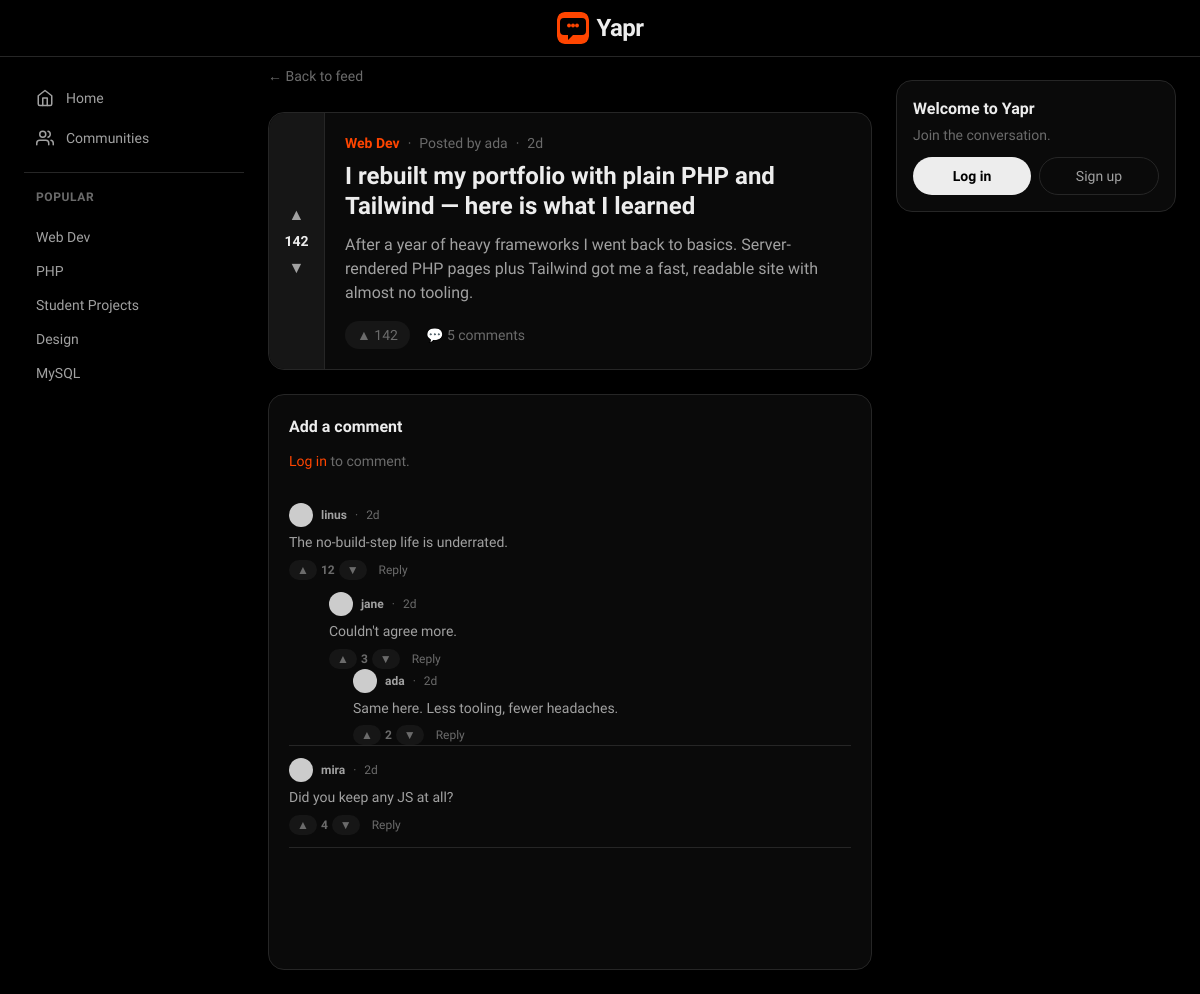
The page /post.php?id=1 on the database its author committed.
### tables this page shows
CREATE TABLE posts (
    id           INT UNSIGNED AUTO_INCREMENT PRIMARY KEY,
    title        VARCHAR(255) NOT NULL,
    body         TEXT         NOT NULL,
    user_id      INT UNSIGNED NOT NULL,
    community_id INT UNSIGNED NOT NULL,
    score        INT          NOT NULL DEFAULT 0,
    created_at   TIMESTAMP    NOT NULL DEFAULT CURRENT_TIMESTAMP,
    updated_at   TIMESTAMP    NOT NULL DEFAULT CURRENT_TIMESTAMP ON UPDATE CURRENT_TIMESTAMP,
    FOREIGN KEY (user_id)      REFERENCES users(id)       ON DELETE CASCADE,
    FOREIGN KEY (community_id) REFERENCES communities(id) ON DELETE CASCADE
);

CREATE TABLE communities (
    id              INT UNSIGNED AUTO_INCREMENT PRIMARY KEY,
    name            VARCHAR(50)  NOT NULL,
    slug            VARCHAR(60)  NOT NULL UNIQUE,
    description     TEXT         DEFAULT NULL,
    owner_id        INT UNSIGNED NOT NULL,
    background_url  VARCHAR(255) DEFAULT NULL,
    created_at      TIMESTAMP    NOT NULL DEFAULT CURRENT_TIMESTAMP,
    FOREIGN KEY (owner_id) REFERENCES users(id) ON DELETE CASCADE
);

CREATE TABLE comments (
    id         INT UNSIGNED AUTO_INCREMENT PRIMARY KEY,
    body       TEXT         NOT NULL,
    user_id    INT UNSIGNED NOT NULL,
    post_id    INT UNSIGNED NOT NULL,
    parent_id  INT UNSIGNED DEFAULT NULL,
    score      INT          NOT NULL DEFAULT 0,
    created_at TIMESTAMP    NOT NULL DEFAULT CURRENT_TIMESTAMP,
    FOREIGN KEY (user_id)   REFERENCES users(id)   ON DELETE CASCADE,
    FOREIGN KEY (post_id)   REFERENCES posts(id)   ON DELETE CASCADE,
    FOREIGN KEY (parent_id) REFERENCES comments(id) ON DELETE CASCADE
);

CREATE TABLE users (
    id         INT UNSIGNED AUTO_INCREMENT PRIMARY KEY,
    username   VARCHAR(30)  NOT NULL UNIQUE,
    email      VARCHAR(255) NOT NULL UNIQUE,
    password   VARCHAR(255) NOT NULL,
    avatar     VARCHAR(255) DEFAULT NULL,
    endless_scroll TINYINT(1) NOT NULL DEFAULT 0,
    created_at TIMESTAMP    NOT NULL DEFAULT CURRENT_TIMESTAMP,
    updated_at TIMESTAMP    NOT NULL DEFAULT CURRENT_TIMESTAMP ON UPDATE CURRENT_TIMESTAMP
);

### api/includes/helpers.php (the view, shortened to what this page needs)
<?php
function timeAgo(string $datetime): string {
    $timestamp = strtotime($datetime);
    $diff = time() - $timestamp;
    if ($diff < 604800) {
        return floor($diff / 86400) . 'd';
    }
    return date('M j', $timestamp);
}
function escapeHtml($value): string {
    return htmlspecialchars((string) $value, ENT_QUOTES, 'UTF-8');
}
function avatarHtml(array $user, int $size = 10): string {
    $username = $user['username'] ?? 'guest';
    $initial = mb_strtoupper(mb_substr($username, 0, 1));
    $px = $size * 4;
    $avatarUrl = $user['avatar_url'] ?? '';
    $result = '<img src="' . escapeHtml($avatarUrl) . '" alt="' . escapeHtml($username) . '"';
    $result .= ' width="' . $px . '" height="' . $px . '" class="rounded-full" loading="lazy">';
    return $result;
}
function commentIndentStyle(int $depth): string {
    if ($depth > 0) {
        return 'border-l-2 border-line pl-4';
    }
    return '';
}
function commentActionsHtml(array $c, int $postId, int $depth): string {
    $id = intval($c['id'] ?? 0);
    $score = escapeHtml($c['score'] ?? 0);
    $myVote = intval($c['my_vote'] ?? 0);
    $upClass   = 'vote-pill is-up inline-flex items-center gap-1 rounded-full bg-night-raised px-2 py-0.5 transition hover:text-pop' . ($myVote === 1 ? ' is-active' : '');
    $downClass = 'vote-pill is-down inline-flex items-center gap-1 rounded-full bg-night-raised px-2 py-0.5 transition hover:text-pop' . ($myVote === -1 ? ' is-active' : '');
    $replyHtml = '';
    if ($depth < 5) {
        $replyHtml = '<button type="button" class="reply-btn text-xs font-medium text-ink-faint hover:text-pop" data-comment-id="' . $id . '">Reply</button>';
    }
    $inlineFormHtml = <<<HTML
      <div class="inline-reply hidden mt-2" id="reply-form-{$id}">
        <form class="js-reply-form space-y-2" data-comment-id="{$id}">
          <input type="hidden" name="post_id" value="{$postId}">
          <input type="hidden" name="parent_id" value="{$id}">
          <textarea name="body" rows="2" placeholder="Write a reply..." class="field text-sm"></textarea>
          <div class="flex items-center gap-2">
            <button type="submit" class="btn-pop text-xs py-1 px-3">Post Reply</button>
            <button type="button" class="cancel-reply text-xs text-ink-faint hover:text-ink">Cancel</button>
          </div>
        </form>
      </div>
HTML;
    return <<<HTML
        <div class="mt-1.5 flex items-center gap-3 text-xs font-medium text-ink-faint">
        <form class="inline-flex items-center gap-1" action="vote-handler.php" method="post">
          <input type="hidden" name="target_id" value="{$id}">
          <input type="hidden" name="target_type" value="comment">
          <button type="submit" name="vote" value="1" class="{$upClass}" aria-label="Upvote">▲</button>
          <span class="font-semibold">{$score}</span>
          <button type="submit" name="vote" value="-1" class="{$downClass}" aria-label="Downvote">▼</button>
        </form>
        {$replyHtml}
      </div>
      {$inlineFormHtml}
HTML;
}
function commentItemHtml(array $c, int $postId = 0, int $depth = 0, int $index = 0): string {
    $author = $c['author']['username'] ?? 'unknown';
    $body = escapeHtml($c['body'] ?? '');
    $time = escapeHtml($c['time'] ?? '');
    $indent = commentIndentStyle($depth);
    if ($depth > 0) {
        $marginStyle = 'margin-left:' . ($depth * 24) . 'px;';
    } else {
        $marginStyle = '';
    }
    $delay = min($index, 7) * 55;
    $actions = commentActionsHtml($c, $postId, $depth);
    $avatar = avatarHtml($c['author'], 6);
    return <<<HTML
    <div class="reveal py-3{$indent}" style="{$marginStyle}--reveal-delay:{$delay}ms;">
      <div class="flex flex-wrap items-center gap-2 text-xs text-ink-faint">
        {$avatar}
        <span class="font-semibold text-ink-soft">{$author}</span>
        <span>·</span><span>{$time}</span>
      </div>
      <p class="mt-1 text-sm leading-relaxed text-ink-soft">{$body}</p>
      {$actions}
    </div>
HTML;
}
function commentTreeHtml(array $comment, array $repliesByParent, int $postId, int $depth = 0): string {
    $html = '<div class="comment-thread" data-comment-id="' . $comment['id'] . '">';
    $html .= commentItemHtml($comment, $postId, $depth);
    $children = $repliesByParent[$comment['id']] ?? [];
    foreach ($children as $reply) {
        $html .= commentTreeHtml($reply, $repliesByParent, $postId, $depth + 1);
    }
    $html .= '</div>';
    return $html;
}

### api/post.php (shortened to what this page needs)
<?php
require __DIR__ . '/includes/db.php';
require __DIR__ . '/includes/helpers.php';
$userId = intval($_SESSION['user']['id'] ?? 0);
if (isset($_GET['id'])) {
    $id = intval($_GET['id']);
} else {
    $id = 0;
}
$perPage = 10;
$postResult = mysqli_query($conn, "
    SELECT p.*, u.username AS author_username,
           c.name AS community_name, c.slug AS community_slug,
           (SELECT COUNT(*) FROM comments WHERE post_id = p.id) AS comments_count,
           (SELECT v.value FROM votes v
            WHERE v.user_id = $userId AND v.target_id = p.id AND v.target_type = 'post') AS my_vote
    FROM posts p
    JOIN users u ON p.user_id = u.id
    JOIN communities c ON p.community_id = c.id
    WHERE p.id = $id
");
$post = mysqli_fetch_assoc($postResult);
$post['author'] = ['username' => $post['author_username']];
$post['community'] = $post['community_name'];
$post['time'] = timeAgo($post['created_at']);
$myVote = intval($post['my_vote'] ?? 0);
$page = isset($_GET['page']) ? intval($_GET['page']) : 1;
$offset = ($page - 1) * $perPage;
$commentsResult = mysqli_query($conn, "
    SELECT c.*, u.username AS author_username, u.avatar AS author_avatar_url,
           (SELECT v.value FROM votes v
            WHERE v.user_id = $userId AND v.target_id = c.id AND v.target_type = 'comment') AS my_vote
    FROM comments c
    JOIN users u ON c.user_id = u.id
    WHERE c.post_id = $id
    ORDER BY c.created_at ASC
    LIMIT $offset, $perPage
");
$postComments = [];
while ($row = mysqli_fetch_assoc($commentsResult)) {
    $row['author'] = ['username' => $row['author_username'], 'avatar_url' => $row['author_avatar_url']];
    $row['time'] = timeAgo($row['created_at']);
    $postComments[] = $row;
}
$topLevel = [];
$repliesByParent = [];
$idsOnPage = [];
foreach ($postComments as $c) {
    $idsOnPage[$c['id']] = true;
}
foreach ($postComments as $c) {
    $parent = $c['parent_id'];
    if ($parent === null || !isset($idsOnPage[$parent])) {
        $topLevel[] = $c;
    } else {
        $repliesByParent[$parent][] = $c;
    }
}
require __DIR__ . '/includes/header.php';
?>
<div class="space-y-6">
  <a href="index.php" class="text-sm text-ink-faint transition hover:text-pop">← Back to feed</a>
  <article class="card flex reveal overflow-hidden">
    <form class="vote-rail" action="vote-handler.php" method="post">
      <button type="submit" name="vote" value="1" class="vote-btn is-up<?= $myVote === 1 ? ' is-active' : '' ?>" aria-label="Upvote">▲</button>
      <span class="vote-score"><?= escapeHtml($post['score']) ?></span>
      <button type="submit" name="vote" value="-1" class="vote-btn is-down<?= $myVote === -1 ? ' is-active' : '' ?>" aria-label="Downvote">▼</button>
    </form>
    <div class="min-w-0 flex-1 p-5">
      <div class="mb-2 flex flex-wrap items-center gap-2 text-sm text-ink-faint">
        <span class="font-display font-semibold text-pop"><?= escapeHtml($post['community']) ?></span>
        <span>·</span><span>Posted by <?= escapeHtml($post['author']['username']) ?></span>
        <span>·</span><span><?= escapeHtml($post['time']) ?></span>
      </div>
      <h1 class="font-display text-2xl font-bold leading-tight text-ink"><?= escapeHtml($post['title']) ?></h1>
      <p class="mt-3 whitespace-pre-line text-ink-soft"><?= escapeHtml($post['body']) ?></p>
      <div class="mt-4 flex items-center gap-4 text-sm text-ink-faint">
        <span class="flex items-center gap-1 rounded-full bg-night-raised px-3 py-1">▲ <?= escapeHtml($post['score']) ?></span>
        <span>💬 <?= escapeHtml($post['comments_count']) ?> comments</span>
      </div>
    </div>
  </article>
  <section class="card reveal p-5">
    <h2 id="add-comment" class="mb-3 font-display font-semibold text-ink">Add a comment</h2>
    <?php if (isset($_SESSION['user'])): ?>
    <?php if (isset($commentError)): ?>
      <p class="mb-3 text-sm text-red-400"><?= escapeHtml($commentError) ?></p>
    <?php endif; ?>
    <form action="post.php?id=<?= $id ?>" method="post" class="space-y-3" onsubmit="this.querySelector('button').disabled=true">
      <input type="hidden" name="parent_id" value="<?= escapeHtml($_GET['reply_to'] ?? '') ?>">
      <?php if (isset($_GET['reply_to'])): ?>
        <p class="text-xs text-ink-faint">Replying to a comment · <a href="post.php?id=<?= $id ?>" class="text-pop hover:underline">cancel</a></p>
      <?php endif; ?>
      <textarea name="body" rows="3" placeholder="What are your thoughts?"
                class="field"></textarea>
      <button type="submit" class="btn-pop">Comment</button>
    </form>
    <?php else: ?>
      <p class="text-sm text-ink-faint"><a href="login.php" class="text-pop hover:underline">Log in</a> to comment.</p>
    <?php endif; ?>
    <div class="mt-5 divide-y divide-line">
      <?php foreach ($topLevel as $c): ?>
        <?= commentTreeHtml($c, $repliesByParent, $id) ?>
      <?php endforeach; ?>
    </div>
  </section>
</div>
<?php require __DIR__ . '/includes/footer.php'; ?>

### public/css/polish.css (style rules this page uses)
.reveal { opacity: 0; transform: translateY(20px); transition: opacity 0.35s cubic-bezier(0.23, 1, 0.32, 1), transform 0.35s cubic-bezier(0.23, 1, 0.32, 1); transition-delay: var(--reveal-delay, 0ms); }
.reveal.visible { opacity: 1; transform: translateY(0); }
html { background: #000; }

### api/includes/header.php (style rules this page uses)
:root { --ease-out: cubic-bezier(0.23, 1, 0.32, 1); }
body { background: #000000; -webkit-font-smoothing: antialiased; -moz-osx-font-smoothing: grayscale; }
.card { position: relative; border-radius: 1rem; border: 1px solid #262626; background: #0a0a0a; color: #ededed; transition: transform 200ms var(--ease-out), border-color 200ms var(--ease-out), box-shadow 200ms var(--ease-out); }
.vote-rail { display: flex; width: 3.5rem; flex-shrink: 0; flex-direction: column; align-items: center; justify-content: center; gap: 0.125rem; border-top-left-radius: 1rem; border-bottom-left-radius: 1rem; border-right: 1px solid #262626; background: #161616; padding: 0.75rem 0; color: #a1a1a1; }
.vote-btn { display: flex; height: 1.75rem; width: 1.75rem; align-items: center; justify-content: center; border-radius: 9999px; font-size: 1rem; line-height: 1; transition: transform 150ms var(--ease-out), background 150ms var(--ease-out), color 150ms var(--ease-out); }
.vote-score { font-family: "Bricolage Grotesque", system-ui, sans-serif; font-size: 0.875rem; font-weight: 700; font-variant-numeric: tabular-nums; color: #ededed; }

### rows shown on the page
posts: score "142", community.name "Web Dev", title "I rebuilt my portfolio with plain PHP and Tailwind — here is what I learned", body "After a year of heavy frameworks I went back to basics. Server-rendered PHP pages plus Tailwind got me a fast, readable site with almost no tooling."
comments: user.username "linus", body "The no-build-step life is underrated.", score "12"
comments: user.username "jane", body "Couldn't agree more.", score "3"
comments: author "ada", body "Same here. Less tooling, fewer headaches.", score "2"
comments: user.username "mira", body "Did you keep any JS at all?", score "4"

### other values the page prints
escapeHtml($pop['name']) "Web Dev"
escapeHtml($pop['name']) "PHP"
escapeHtml($pop['name']) "Student Projects"
escapeHtml($pop['name']) "Design"
escapeHtml($pop['name']) "MySQL"
escapeHtml($post['author']['username']) "ada"
escapeHtml($post['time']) "2d"
escapeHtml($post['comments_count']) "5"
